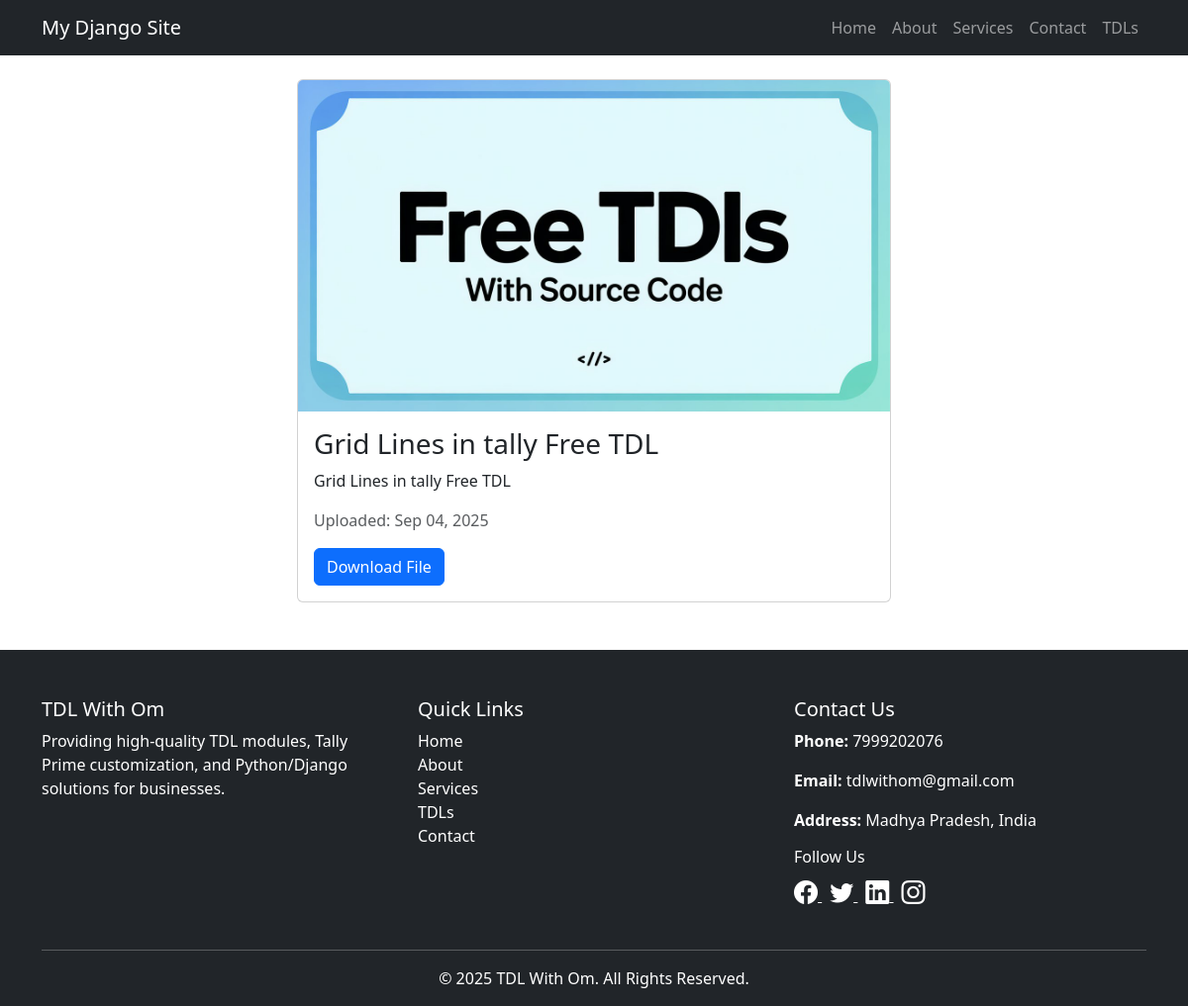
/file/2/, run on the app's committed database.
### fileapp/models.py (models this page shows, shortened)
class UploadedFile(models.Model):
    CATEGORY_CHOICES = (
        ('TDL', 'TDL'),
        ('Other', 'Other'),
    )
    title = models.CharField(max_length=200)
    description = models.TextField(blank=True, null=True)
    image = models.ImageField(upload_to="file_images/", blank=True, null=True)
    file = models.FileField(upload_to="files/")
    category = models.CharField(max_length=50, choices=CATEGORY_CHOICES, default='Other')
    uploaded_at = models.DateTimeField(auto_now_add=True)

### fileapp/views.py (the view)
# urls.py: path('file/<int:pk>/', views.file_detail, name='file_detail'),
def file_detail(request, pk):
    file_obj = get_object_or_404(UploadedFile, pk=pk)
    return render(request, "fileapp/file_detail.html", {"file": file_obj})

### fileapp/templates/fileapp/file_detail.html (shortened to what this page needs)
{% extends "fileapp/base.html" %}
{% block content %}
<div class="card mb-3 mx-auto" style="max-width:600px;">
  {% if file.image %}
    <img src="{{ file.image.url }}" class="card-img-top" alt="{{ file.title }}">
  {% endif %}
  <div class="card-body">
    <h3 class="card-title">{{ file.title }}</h3>
    <p class="card-text">{{ file.description }}</p>
    <p class="text-muted">Uploaded: {{ file.uploaded_at|date:"M d, Y" }}</p>
    <a href="{{ file.file.url }}" class="btn btn-primary" download>Download File</a>
  </div>
</div>
{% endblock %}

### data on the page
UploadedFile: image (picture), title "Grid Lines in tally Free TDL", description "Grid Lines in tally Free TDL", uploaded_at "Sep 04, 2025"
